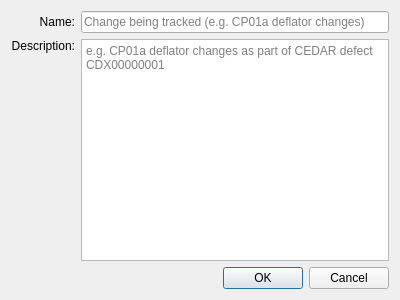
<?xml version="1.0" encoding="UTF-8"?>
<ui version="4.0">
 <class>TrackerDialog</class>
 <widget class="QDialog" name="TrackerDialog">
  <property name="geometry">
   <rect>
    <x>0</x>
    <y>0</y>
    <width>400</width>
    <height>300</height>
   </rect>
  </property>
  <property name="sizePolicy">
   <sizepolicy hsizetype="Preferred" vsizetype="Minimum">
    <horstretch>0</horstretch>
    <verstretch>0</verstretch>
   </sizepolicy>
  </property>
  <property name="windowTitle">
   <string>Create new OptiCORD change tracker...</string>
  </property>
  <layout class="QGridLayout" name="layout">
   <item row="2" column="1">
    <widget class="QDialogButtonBox" name="button_box">
     <property name="orientation">
      <enum>Qt::Horizontal</enum>
     </property>
     <property name="standardButtons">
      <set>QDialogButtonBox::Cancel|QDialogButtonBox::Ok</set>
     </property>
    </widget>
   </item>
   <item row="0" column="1">
    <widget class="QLineEdit" name="name_edit">
     <property name="placeholderText">
      <string>Change being tracked (e.g. CP01a deflator changes)</string>
     </property>
    </widget>
   </item>
   <item row="0" column="0">
    <widget class="QLabel" name="info_text">
     <property name="text">
      <string>Name:</string>
     </property>
     <property name="alignment">
      <set>Qt::AlignRight|Qt::AlignTrailing|Qt::AlignVCenter</set>
     </property>
    </widget>
   </item>
   <item row="1" column="0">
    <widget class="QLabel" name="info_text_2">
     <property name="text">
      <string>Description:</string>
     </property>
     <property name="alignment">
      <set>Qt::AlignRight|Qt::AlignTop|Qt::AlignTrailing</set>
     </property>
    </widget>
   </item>
   <item row="1" column="1">
    <widget class="QPlainTextEdit" name="description_edit">
     <property name="placeholderText">
      <string>e.g. CP01a deflator changes as part of CEDAR defect CDX00000001</string>
     </property>
    </widget>
   </item>
  </layout>
 </widget>
 <resources/>
 <connections>
  <connection>
   <sender>button_box</sender>
   <signal>accepted()</signal>
   <receiver>TrackerDialog</receiver>
   <slot>accept()</slot>
   <hints>
    <hint type="sourcelabel">
     <x>248</x>
     <y>254</y>
    </hint>
    <hint type="destinationlabel">
     <x>157</x>
     <y>274</y>
    </hint>
   </hints>
  </connection>
  <connection>
   <sender>button_box</sender>
   <signal>rejected()</signal>
   <receiver>TrackerDialog</receiver>
   <slot>reject()</slot>
   <hints>
    <hint type="sourcelabel">
     <x>316</x>
     <y>260</y>
    </hint>
    <hint type="destinationlabel">
     <x>286</x>
     <y>274</y>
    </hint>
   </hints>
  </connection>
 </connections>
</ui>
